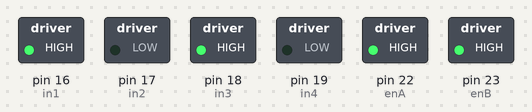
Bench run of a sketch on a simulated Arduino Mega 2560, built with avr-gcc and run on an emulated ATmega2560. Shown: switched loads named in the sketch (green lamp = pin HIGH).

Above: at 0.1 s.
Timing chart, 0 to 1.6 s (numbered marks = the images above):
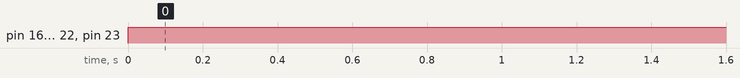

Measured:
- by itself, pin 16 (in1), pin 18 (in3), pin 22 (enA), pin 23 (enB): LOW → HIGH at 0.00 s

The sketch:

arduino_L293D.ino
```cpp
// Left Motor connections
int enA = 22;
int in1 = 16;
int in2 = 17;
// Right Motor connections
int enB = 23;
int in3 = 18;
int in4 = 19;

void setup() {
  // Set all the motor control pins to outputs
  pinMode(enA, OUTPUT);
  pinMode(enB, OUTPUT);
  pinMode(in1, OUTPUT);
  pinMode(in2, OUTPUT);
  pinMode(in3, OUTPUT);
  pinMode(in4, OUTPUT);
}

void loop() {
  // Set motors to maximum speed
  // For PWM maximum possible values are 0 to 255
  analogWrite(enA, 255);
  analogWrite(enB, 255);

  // Turn on motor A & B
  digitalWrite(in1, HIGH);
  digitalWrite(in2, LOW);
  digitalWrite(in3, HIGH);
  digitalWrite(in4, LOW);
  delay(100);

  /*// Turn off motors
  digitalWrite(in1, LOW);
  digitalWrite(in2, LOW);
  digitalWrite(in3, LOW);
  digitalWrite(in4, LOW);
  delay(1000);

  // Now change motor directions
  digitalWrite(in1, LOW);
  digitalWrite(in2, HIGH);
  digitalWrite(in3, LOW);
  digitalWrite(in4, HIGH);
  delay(3000);*/

}

/*/ This function lets you control speed of the motors
void speedControl() {
  // Turn on motors
  digitalWrite(in1, LOW);
  digitalWrite(in2, HIGH);
  digitalWrite(in3, LOW);
  digitalWrite(in4, HIGH);

  // Accelerate from zero to maximum speed
  for (int i = 0; i < 256; i++) {
    analogWrite(enA, i);
    analogWrite(enB, i);
    delay(20);
  }

  // Decelerate from maximum speed to zero
  for (int i = 255; i >= 0; --i) {
    analogWrite(enA, i);
    analogWrite(enB, i);
    delay(20);
  }

  // Now turn off motors
  digitalWrite(in1, LOW);
  digitalWrite(in2, LOW);
  digitalWrite(in3, LOW);
  digitalWrite(in4, LOW);
}*/
```
